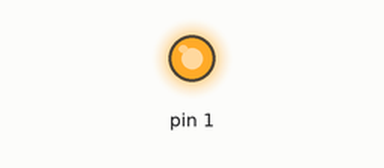
A sketch run on a simulated Arduino Uno, built with avr-gcc and run on an emulated ATmega328P. On the bench: output pins drawn as LEDs (lit = HIGH).

Above: at 0.1 s.
At 21.1 s:
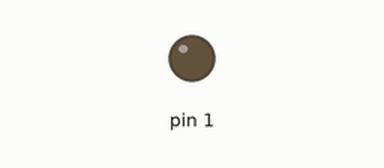
Timing chart, 0 to 22.6 s (numbered marks = the images above):
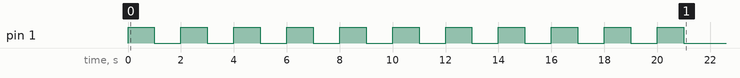

The sketch:

LabusbLED.ino
```cpp
/*
 * Generated using BlocklyDuino:
 *
 * https://github.com/MediaTek-Labs/BlocklyDuino-for-LinkIt
 *
 * Date: Wed, 14 Apr 2021 01:43:14 GMT
 */

/*

 * 部份程式碼由吉哥積木產生
 * https://sites.google.com/jes.mlc.edu.tw/ljj/linkit7697

*/


int  i;

void setup()
{
  pinMode(1,OUTPUT);
  for (i = 0; i <= 10; i++) {
    digitalWrite(1,HIGH);
    delay(1000);
    digitalWrite(1,LOW);
    delay(1000);
  }
}


void loop()
{

}
```
